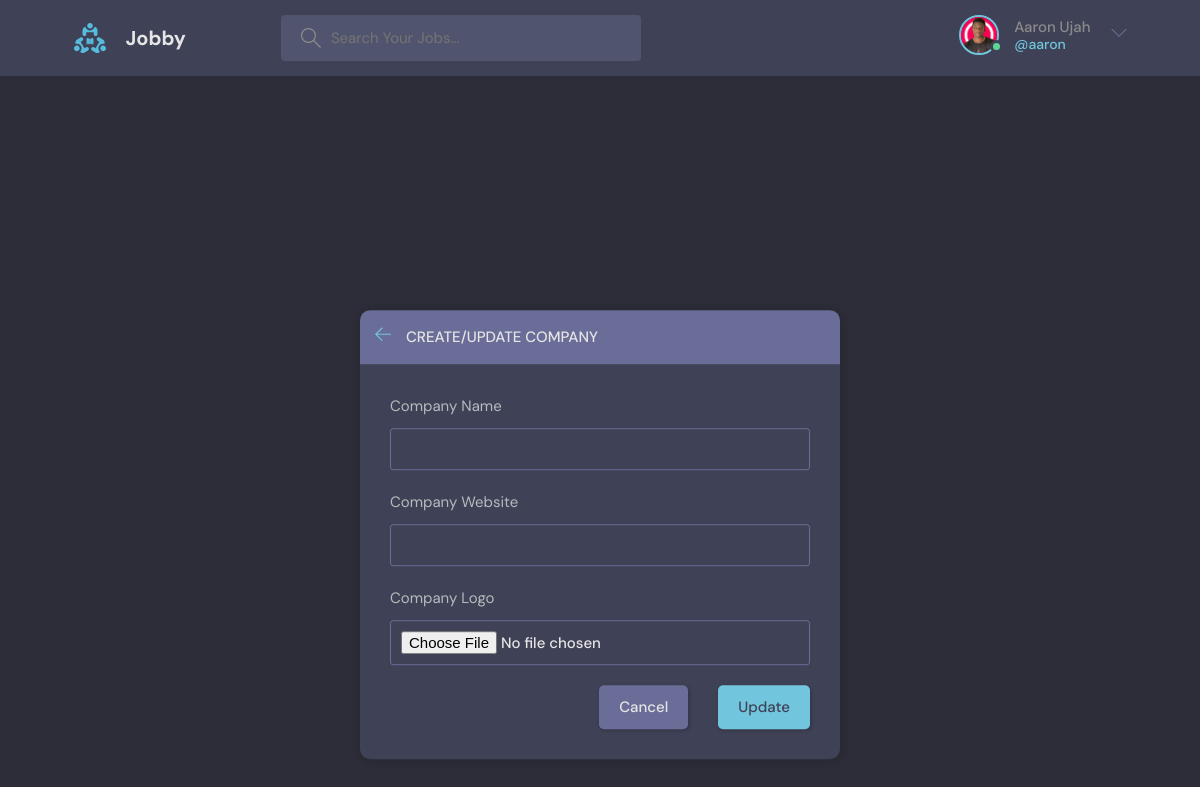
Page /create-company/ (signed in) on the committed database.
### myjob/models.py (models this page shows)
class User(AbstractUser):
    name = models.CharField(max_length = 200, null=True, blank=True)
    email = models.EmailField(unique=True, null=True)
    username = models.CharField(max_length = 200, unique=True, null=True)
    bio = models.TextField(null=True, blank=True)
    interest_one = models.CharField(max_length=200, null=True, blank=True)
    interest_two = models.CharField(max_length=200, null=True, blank=True)
    interest_three = models.CharField(max_length=200, null=True, blank=True)
    avatar = models.ImageField(null=True, default="avatar.svg", blank=True)
    USERNAME_FIELD = 'username'
    REQUIRED_FIELDS = []

### myjob/views.py (the view, shortened to what this page needs)
# urls.py: path('create-company/', views.createCompany, name='create-company'),
@login_required(login_url='login')
def createCompany(request):
    form = CompanyForm()
    companies = Company.objects.all()
    context = {'form': form, 'companies':companies}
    return render(request, 'myjob/company_form.html', context)

### myjob/forms.py
class CompanyForm(ModelForm):
    class Meta:
        model = Company
        fields = ['name', 'website', 'logo']
        exclude = ['user']

### myjob/templates/myjob/company_form.html (shortened to what this page needs)
{% extends 'main.html' %}
{% block content %}
<main class="create-room layout">
  <div class="container">
    <div class="layout__box">
      <div class="layout__boxHeader">
        <div class="layout__boxTitle">
          <a href="{% url 'home' %}">
            <svg version="1.1" xmlns="http://www.w3.org/2000/svg" width="32" height="32" viewBox="0 0 32 32">
              <title>arrow-left</title>
              <path
                d="M13.723 2.286l-13.723 13.714 13.719 13.714 1.616-1.611-10.96-10.96h27.625v-2.286h-27.625l10.965-10.965-1.616-1.607z">
              </path>
            </svg>
          </a>
          <h3>Create/Update Company</h3>
        </div>
      </div>
      <div class="layout__body">
        <form class="form" action="" method="POST" enctype="multipart/form-data">
          <div class="form__group">
            <label for="company_name">Company Name</label>
            <input required type="text" value="{{company.name}}" name="company" list="company-list" />
          </div>
          <div class="form__group">
            <label for="company_website">Company Website</label>
            <input required type="text" value="{{company.website}}" name="company" list="company-weblist" />
          </div>
          <div class="form__group">
              <label for="profile_pic">Company Logo</label>
              {{form.logo}}
          </div>
          <div class="form__action">
              <a class="btn btn--dark" href="{% url 'home' %}">Cancel</a>
              <button class="btn btn--main" type="submit">Update</button>
          </div>
        </form>
      </div>
    </div>
  </div>
</main>
{% endblock content %}

### templates/navbar.html (shortened to what this page needs)
{% load static %}
<header class="header header--loggedIn">
    <div class="container">
      <a href="{% url 'home' %}" class="header__logo">
        <img src="{% static 'images/logo.svg' %}" />
        <h1>Jobby</h1>
      </a>
      <form class="header__search" method="GET" action="{% url 'home' %}">
        <label>
          <input name="q" placeholder="Search Your Jobs..." />
        </label>
      </form>
      <nav class="header__menu">
        {% if request.user.is_authenticated %}
        <div class="header__user">
            <a href="{% url 'user-profile' %}">
                <div class="avatar avatar--medium active">
                <img src="{{request.user.avatar.url}}" />
                </div>
                <p>{{request.user.name}} <span>@{{request.user.username}}</span></p>
            </a>
          <button class="dropdown-button">
            <svg version="1.1" xmlns="http://www.w3.org/2000/svg" width="32" height="32" viewBox="0 0 32 32">
              <title>chevron-down</title>
              <path d="M16 21l-13-13h-3l16 16 16-16h-3l-13 13z"></path>
            </svg>
          </button>
        </div>
        {% else %}
        <a href="{% url 'login' %}">
          <img src="{% static 'images/avatar.svg' %}" />
          <p>Login</p>
        </a>
        {% endif %}
      </nav>
    </div>
</header>

### static/styles/style.css (style rules this page uses)
:root { --color-main: #71c6dd; --color-main-light: #e1f6fb; --color-dark: #3f4156; --color-dark-medium: #51546e; --color-dark-light: #696d97; --color-light: #e5e5e5; --color-gray: #8b8b8b; --color-light-gray: #b2bdbd; --color-bg: #2d2d39; --color-success: #5dd693; --color-error: #fc4b0b; }
* { font-family: "DM Sans", -apple-system, BlinkMacSystemFont, "Segoe UI", Roboto, Oxygen, Ubuntu, Cantarell, "Open Sans", "Helvetica Neue", sans-serif; margin: 0; padding: 0; box-sizing: border-box; text-rendering: optimizeLegibility; font-size: inherit; }
html { font-size: 56.25%; }
@media only screen and (min-width: 1200px) { html { font-size: 62.5%; } }
body { line-height: 1.6; font-weight: 400; font-size: 1.5rem; color: var(--color-light-gray); background-color: var(--color-bg); min-height: 100vh; }
img { width: 100%; }
a { display: inline-block; color: var(--color-main); text-decoration: none; }
.container { max-width: 120rem; width: 90%; margin: auto; }
.btn { background-color: transparent; border: none; display: inline-flex; align-items: center; gap: 1rem; cursor: pointer; transition: all ease-in-out 0.3s; padding: 1rem 2rem; border-radius: 5px; box-shadow: 1px 1px 3px 1px rgba(0, 0, 0, 0.15); font-weight: 500; }
.btn--main { background-color: var(--color-main); color: var(--color-dark); }
.btn--dark { background-color: var(--color-dark-light); color: var(--color-light); }
.avatar { position: relative; display: inline-block; border-radius: 50%; border: 2px solid var(--color-main); }
.avatar img { display: block; border-radius: 50%; object-fit: cover; object-position: center; }
.avatar::after { content: ""; display: block; position: absolute; background-color: var(--color-gray); z-index: 111; border-radius: 50%; border: 0.3rem solid var(--color-dark); }
.avatar.active::after { background-color: var(--color-success); }
.avatar.avatar--medium img { width: 3.6rem; height: 3.6rem; border-radius: 50%; }
.avatar.avatar--medium:after { width: 0.7rem; height: 0.7rem; bottom: 0px; right: -6px; }
.header { padding: 1.5rem; background-color: var(--color-dark); }
.header > .container { display: flex; gap: 9.5rem; }
.header__logo, .header__user { display: flex; gap: 2rem; align-items: center; }
.header__logo > img { height: 3.2rem; width: 3.2rem; }
.header__logo > h1 { font-weight: 700; font-size: 2rem; color: var(--color-light); }
.header__search > label { background-color: var(--color-dark-medium); padding: 1.3rem 1rem; display: flex; align-items: center; gap: 1rem; border-radius: 4px; }
.header__search svg { fill: var(--color-gray); width: 2rem; height: 2rem; margin-left: 1rem; }
.header__search input { width: 30rem; background: transparent; border: none; outline: none; color: var(--color-light); }
.header__menu { margin-left: auto; position: relative; }
.header__menu a { display: flex; gap: 1.5rem; align-items: center; font-weight: 500; text-decoration: none; color: var(--color-gray); }
.header__menu img { height: 3.6rem; }
.header__menu p { line-height: 1.2; }
.header__menu span { color: var(--color-main); font-weight: 500; font-size: 1.4rem; display: block; }
.header__menu svg { width: 1.6rem; height: 1.6rem; fill: var(--color-dark-light); }
.dropdown-button { background: transparent; border: 0; outline: 0; cursor: pointer; }
.layout { margin-top: 2.4rem; }
.layout > .container { display: flex; justify-content: space-between; align-items: flex-start; }
.layout__box { width: 90%; max-width: 48rem; min-height: 40rem; position: absolute; top: 50%; left: 50%; transform: translate(-50%, -20%); background-color: var(--color-dark); border-radius: 1rem; box-shadow: 1px 1px 6px 3px rgba(0, 0, 0, 0.1); overflow: hidden; }
.layout__boxHeader { display: flex; padding: 1.5rem; background-color: var(--color-dark-light); }
.layout__boxTitle { display: flex; gap: 1.5rem; align-items: center; }
.layout__boxTitle h3 { text-transform: uppercase; font-weight: 500; color: var(--color-light); }
.layout__boxTitle svg { width: 1.6rem; height: 1.6rem; fill: var(--color-main); }
.layout__body { margin: 3rem; }
.form__group { margin-bottom: 2rem; width: 100%; }
.form__group label { display: block; font-size: 1.5rem; margin-bottom: 1rem; }
.form__group input, .form__group textarea, .form__group select { background: transparent; border: 1px solid var(--color-dark-light); padding: 1rem; border-radius: 3px; width: 100%; color: var(--color-light); font-weight: 500; outline: none; }
.form__action { display: flex; justify-content: flex-end; gap: 3rem; }

### rows in the picture
User: user.avatar (picture), user.name "Aaron Ujah", user.username "aaron"
